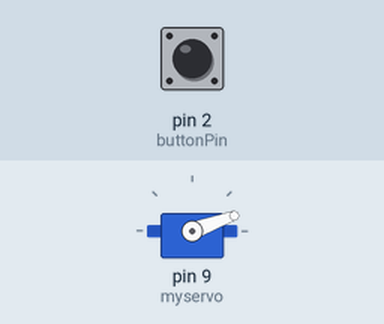
This sketch was run on a simulated Arduino Uno, built with avr-gcc and run on an emulated ATmega328P. Shown: servo. The inputs (shaded band) are chosen by the test bench; at power-on: pin 2 (buttonPin) LOW.

Above: at 1.2 s.
1.3 s: pin 2 (buttonPin) pulled HIGH for 1 s
At 1.65 s:
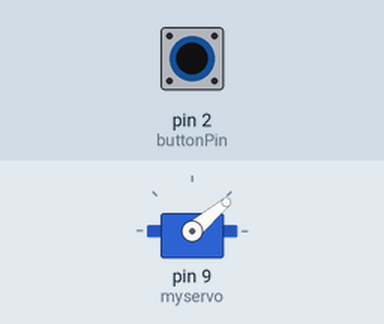
4.3 s: pin 2 (buttonPin) pulled HIGH for 0.15 s
At 4.45 s:
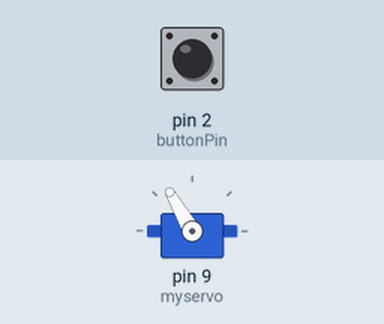
6.0 s: pin 2 (buttonPin) pulled HIGH for 0.15 s
At 6.15 s:
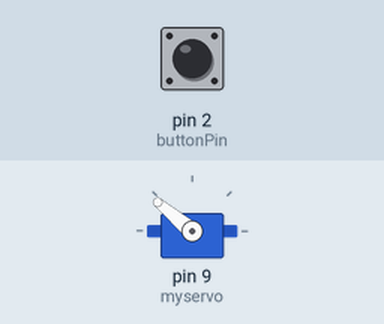
7.7 s: pin 2 (buttonPin) pulled HIGH for 3.2 s
At 7.85 s:
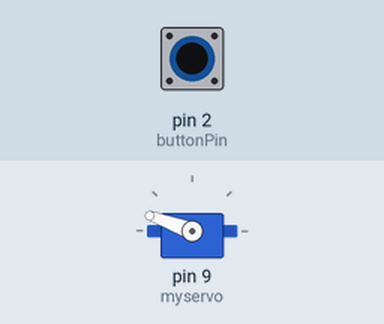
Timing chart, 0 to 10.7 s (numbered marks = the images above; inputs shaded):
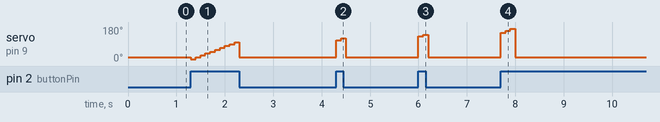

The sketch:

sketch_aug02c.ino
```cpp
#include <Servo.h>

Servo myservo;  // crèe un objet Servo pour contrôler un servo-moteur
                // 8 objets servo peuvent être créés au maximum
const int buttonPin = 2;     // the number of the pushbutton pin
int pos = 0;    // cette variable enregistre la position du servo
int buttonState = 0;
void setup()
{
  pinMode(buttonPin, INPUT);
  myservo.attach(9);  // affecte à l'objet Servo la broche 9 de Arduino
}

void loop()
{
  myservo.write(0);
  while (1) {
  buttonState = digitalRead(buttonPin);

  // check if the pushbutton is pressed.
  // if it is, the buttonState is HIGH:
  if (buttonState == HIGH && pos <=160) {
 pos = pos+10;
     myservo.write(pos);              // pilote le servo pour aller à la position 'pos'
    delay(100);
 }
  else
{
    myservo.write(20);
}

}
}
```

Measured:
- after the input at 1.3 s, servo on pin 9 (myservo): 20° → 10° at once, → 20° 0.10 s later, → 30° 0.10 s later, → 40° 0.10 s later, … (11 changes in this stretch)
- after the input at 4.3 s, servo on pin 9 (myservo): 20° → 110° at once, → 120° 0.10 s later, → 20° 0.10 s later
- after the input at 6.0 s, servo on pin 9 (myservo): 20° → 130° at once, → 140° 0.10 s later, → 20° 0.10 s later
- after the input at 7.7 s, servo on pin 9 (myservo): 20° → 150° at once, → 160° 0.10 s later, → 170° 0.10 s later, → 20° 0.10 s later
